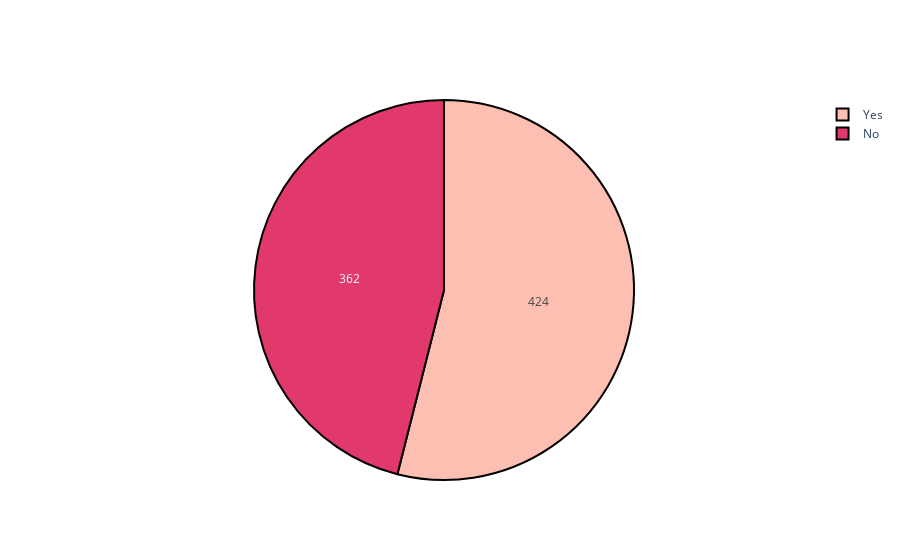

This figure's notebook cell:
### Code cell
x=df['online_order'].value_counts()
colors = ['#FEBFB3', '#E1396C']

trace=go.Pie(labels=x.index,values=x,textinfo="value",
            marker=dict(colors=colors, 
                           line=dict(color='#000000', width=2)))
# layout=go.Layout(title="Accepting vs not accepting online orders",width=500,height=500)
fig=go.Figure(data=[trace])
fig.write_html(city_name+"/html1.html")

image_name = 'Order Type'
fig_dat[image_name] = {'name': image_name, 'longtext': 'Pie Chart comparing online and offline orders',
                       'path': 'html1.html', 'type':'html'}


py.iplot(fig, filename='pie_chart_subplots')

### Figure 1 — Plotly figure (JSON) as saved in the notebook; plotly's stock layout.template omitted (floating-point values rounded to 4 significant figures)
{"data": [{"labels": ["Yes", "No"], "marker": {"colors": ["#FEBFB3", "#E1396C"], "line": {"color": "#000000", "width": 2}}, "textinfo": "value", "type": "pie", "values": [424, 362]}], "layout": {}}
